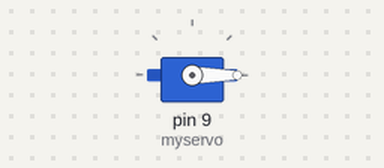
Bench run of a sketch on a simulated Arduino Uno, built with avr-gcc and run on an emulated ATmega328P. On the bench: servo.

Above: at 0.05 s.
Timing chart, 0 to 4.8 s (numbered marks = the images above):
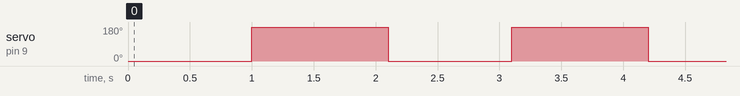

The sketch:

Servo-Motor.ino
```cpp
#include <Servo.h> // servo motor code

Servo myservo;  // Create a Servo object

void setup() {
  myservo.attach(9);  // Attach the servo to pin 9
}

void loop() {
  // Rotate servo to 0 degrees
  myservo.write(0);
  delay(1000);  // Wait for 1 second

  // Rotate servo to 90 degrees
  myservo.write(180);
  delay(1000);  // Wait for 1 second

  // Rotate servo to 180 degrees
  myservo.write(180);
  delay(100);  // Wait for 1 second
}
```

Measured:
- by itself, servo on pin 9 (myservo): alternates 180° for 1.1 s and 0° for 1.0 s
